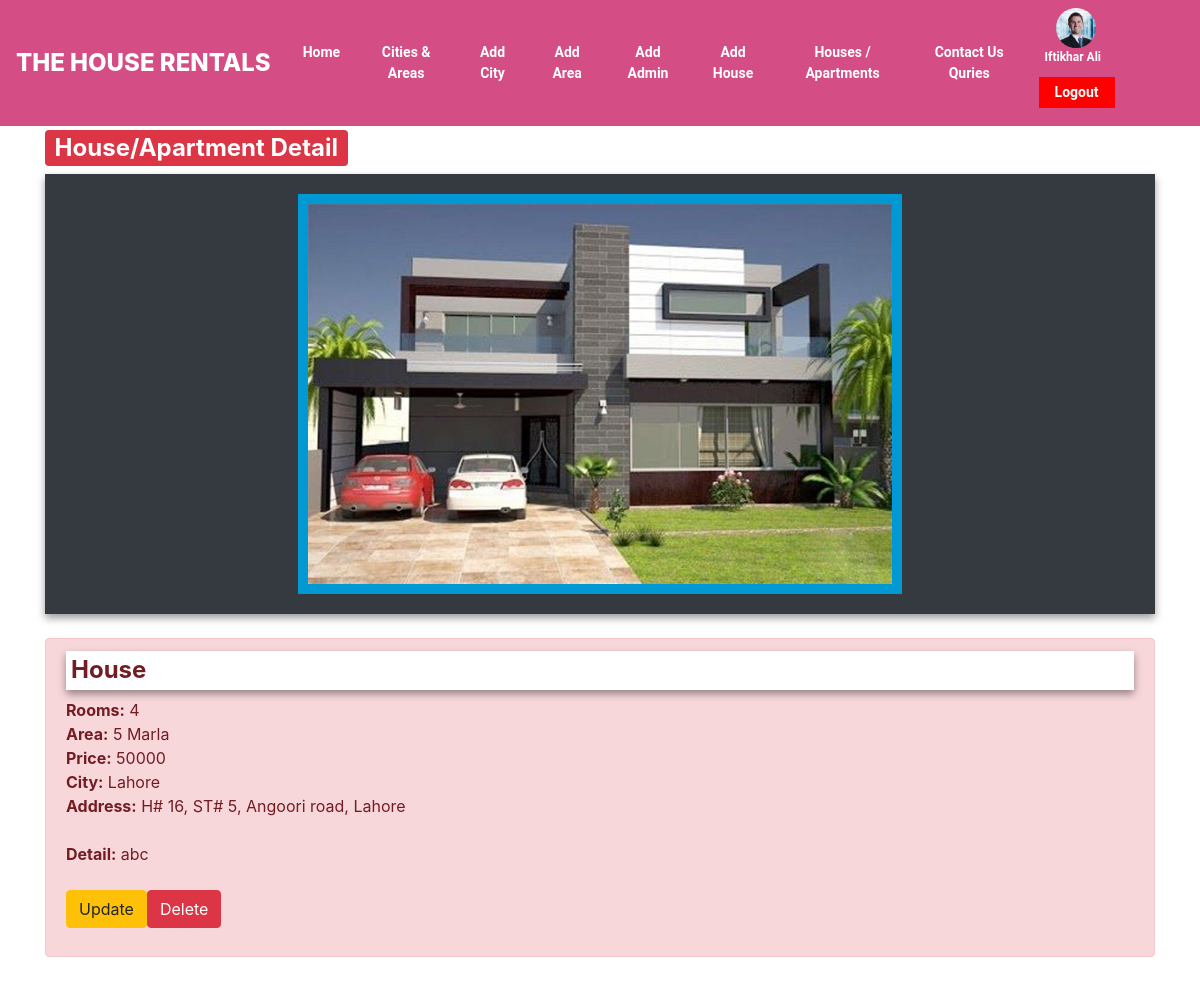
/admin/house-detail.php?view=1 (signed in), run on the app's committed database.
### tables this page shows
CREATE TABLE `users` (
  `id` int(11) NOT NULL,
  `f_name` varchar(20) NOT NULL,
  `l_name` varchar(50) NOT NULL,
  `email` varchar(50) NOT NULL,
  `contact` varchar(50) NOT NULL,
  `gender` varchar(50) NOT NULL,
  `image` varchar(50) NOT NULL,
  `dob` varchar(50) NOT NULL,
  `account_type` varchar(50) NOT NULL,
  `password` varchar(50) NOT NULL
);

CREATE TABLE `houses` (
  `id` int(11) NOT NULL,
  `City` varchar(100) NOT NULL,
  `Area` varchar(100) NOT NULL,
  `Address` varchar(500) NOT NULL,
  `Type` varchar(100) NOT NULL,
  `Rooms` int(11) NOT NULL,
  `Room_Area` varchar(200) NOT NULL,
  `Price` int(11) NOT NULL,
  `Detail` varchar(500) NOT NULL,
  `image` varchar(100) NOT NULL,
  `status` varchar(50) NOT NULL
);

### admin/house-detail.php (the view)
<?php
include("header.php");
if(isset($_GET['view'])){
    $id=$_GET['view'];
    $query2="SELECT * FROM `houses` WHERE id='$id'";
    $run2=mysqli_query($con,$query2);
    $data2=mysqli_fetch_assoc($run2);
}
?>
<div class="container">
<h2><span class="badge badge-danger">House/Apartment Detail</span></h2>
<div align="center" class="bg bg-dark" style="margin:auto;padding: 20px;box-shadow: 0 4px 8px 0 rgba(0, 0, 0, 0.4);">
<img src="<?php echo "../houses/".$data2['image']; ?>" alt="" style="height:400px;border:10px solid #0099D3">
</div>
<br>
<div class="row">
<div class="col-12">
<div class="alert alert-danger">
<h4 style="box-shadow: 0 4px 8px 0 rgba(0, 0, 0, 0.4);padding: 5px;background-color: white"><b><?php echo $data2['Type']; ?></b></h4>
<p>
  <b>Rooms:</b> <?php echo $data2['Rooms']; ?><br>
  <b>Area:</b> <?php echo $data2['Room_Area']; ?><br>
  <b>Price:</b> <?php echo $data2['Price']; ?><br>
  <b>City:</b> <?php echo $data2['City']; ?><br>
  <b>Address:</b> <?php echo $data2['Address']; ?><br><br>
  <b>Detail:</b> <?php echo $data2['Detail']; ?><br>
<br>
  <a class="btn btn-warning" href="update_house.php?house_id=<?php echo $data2['id']; ?>">Update</a><a class="btn btn-danger" href="houses.php?house_id=<?php echo $data2['id']; ?>">Delete</a>
</p>
</div>
</div>
</div>
</div>
<br>
<br>
<br>
<br>
</body>
</html>

### admin/header.php (shortened to what this page needs)
<?php
$user_id=$_SESSION["uid2"];
include("../dbconnection.php");
$query4="SELECT * FROM `users` WHERE id='$user_id'";
$run4=mysqli_query($con,$query4);
$data4=mysqli_fetch_assoc($run4);
?>
<!doctype html>
<html lang="en">
<html>
<head>
  <link rel="stylesheet" href="style.css">
<link rel="stylesheet" href="https://maxcdn.bootstrapcdn.com/bootstrap/4.4.1/css/bootstrap.min.css">
<link rel="stylesheet" href="https://cdnjs.cloudflare.com/ajax/libs/font-awesome/4.7.0/css/font-awesome.min.css">
</head>
<body>
<nav class="navbar navbar-expand-md navbar-light" style="background-color: #d44d84">
  <a class="navbar-brand" href="#"><div style="font-size:24px;text-align: center;font-weight: 800;color:#fff;margin-top:-8px;margin-bottom: -8px;">THE HOUSE RENTALS</div></a>
  <div class="collapse navbar-collapse" id="collapsibleNavbar">
  <div style="margin:px 0px 0px 0px;">
    <div class="topnav">
  <div class="navbar-nav">
    <a href="index.php">Home</a>
    <a href="cities.php">Cities & Areas</a>
    <a href="add_city.php">Add City</a>
    <a href="add_area.php">Add Area</a>
    <a href="add_admin.php">Add Admin</a>
    <a href="select_city.php">Add House</a>
    <a href="houses.php">Houses / Apartments</a>
    <a href="contact_quries.php">Contact Us Quries</a>
  </div>
</div>
</div>
</div>
<div class="topnav" style="float:right;">
<a class="" href="user-detail.php?view=<?php echo $user_id; ?>"><div style="margin-top: -5px;float: right;margin-bottom: -20px"><img style="height: 40px;border-radius: 50%;margin-left: 10%;list-style: none;" src='<?php echo "../profiles/".$data4['image']; ?>'><p style="font-size: 12px"><?php echo $data4['f_name']; ?> <?php echo $data4['l_name']; ?></p></div></a>
<a class="active" style="background-color:red;" href="logout.php">Logout</a>
</div>
</nav>

### admin/style.css (style rules this page uses)
.topnav { overflow: hidden; background-color: #d44d84; }
.topnav a { float: left; color: white; font-family: 'Roboto', sans-serif; text-align: center; padding: 5px 16px; text-decoration: none; font-size: 14px; font-weight: 600; }
.topnav a.active { background-color: #4CAF50; color: white; margin:10px; }

### data on the page
users: image (picture), f_name "Iftikhar", l_name "Ali"
houses: image (picture), Type "House", Rooms "4", Room_Area "5 Marla", Price "50000", City "Lahore", Address "H# 16, ST# 5, Angoori road, Lahore", Detail "abc"
